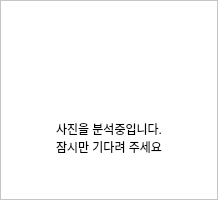
<?xml version="1.0" encoding="UTF-8"?>
<ui version="4.0">
 <class>DlgLoading</class>
 <widget class="QWidget" name="DlgLoading">
  <property name="windowModality">
   <enum>Qt::ApplicationModal</enum>
  </property>
  <property name="geometry">
   <rect>
    <x>0</x>
    <y>0</y>
    <width>218</width>
    <height>200</height>
   </rect>
  </property>
  <property name="sizePolicy">
   <sizepolicy hsizetype="Maximum" vsizetype="Maximum">
    <horstretch>0</horstretch>
    <verstretch>0</verstretch>
   </sizepolicy>
  </property>
  <property name="minimumSize">
   <size>
    <width>200</width>
    <height>200</height>
   </size>
  </property>
  <property name="windowTitle">
   <string>Loading</string>
  </property>
  <property name="styleSheet">
   <string notr="true"/>
  </property>
  <layout class="QVBoxLayout" name="verticalLayout">
   <property name="leftMargin">
    <number>0</number>
   </property>
   <property name="topMargin">
    <number>0</number>
   </property>
   <property name="rightMargin">
    <number>0</number>
   </property>
   <property name="bottomMargin">
    <number>0</number>
   </property>
   <item>
    <widget class="QFrame" name="frame">
     <property name="styleSheet">
      <string notr="true">background-color:white;</string>
     </property>
     <property name="frameShape">
      <enum>QFrame::StyledPanel</enum>
     </property>
     <property name="frameShadow">
      <enum>QFrame::Plain</enum>
     </property>
     <layout class="QVBoxLayout" name="verticalLayout_2">
      <property name="spacing">
       <number>0</number>
      </property>
      <property name="leftMargin">
       <number>15</number>
      </property>
      <property name="topMargin">
       <number>15</number>
      </property>
      <property name="rightMargin">
       <number>15</number>
      </property>
      <property name="bottomMargin">
       <number>30</number>
      </property>
      <item>
       <widget class="QLabel" name="lbl_loading">
        <property name="styleSheet">
         <string notr="true"/>
        </property>
        <property name="text">
         <string/>
        </property>
        <property name="pixmap">
         <pixmap>../IMG/loading.png</pixmap>
        </property>
       </widget>
      </item>
      <item>
       <widget class="QLabel" name="lbl_text">
        <property name="styleSheet">
         <string notr="true"/>
        </property>
        <property name="text">
         <string>
사진을 분석중입니다.
잠시만 기다려 주세요</string>
        </property>
        <property name="alignment">
         <set>Qt::AlignCenter</set>
        </property>
       </widget>
      </item>
     </layout>
    </widget>
   </item>
  </layout>
 </widget>
 <resources/>
 <connections/>
</ui>
